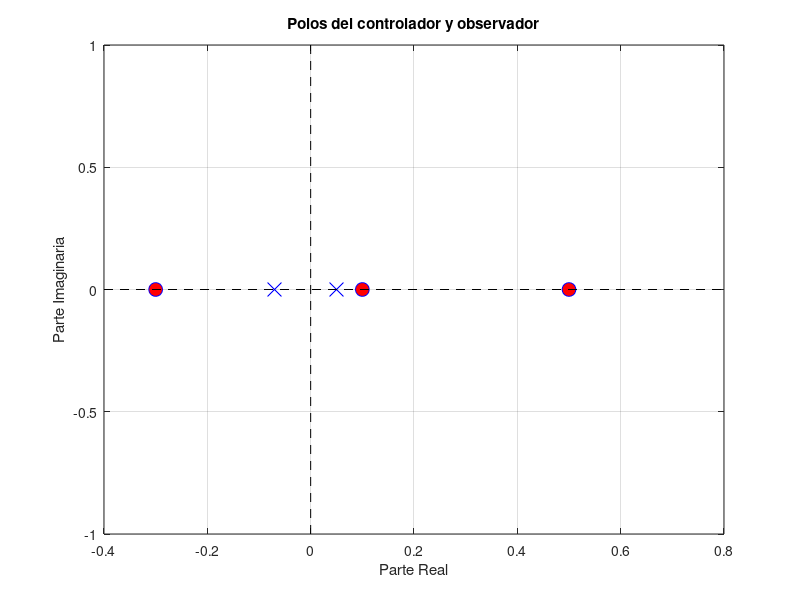

Recreate this plot in MATLAB.
clc
clear all
PolosControlador = [-0.3, 0.1, 0.5];
PolosObservadorMinimo = [0.05 -0.07]; %% NUEVOS POLOSSS
real_partControlador = real(PolosControlador);  % Parte real
imag_partControlador = imag(PolosControlador);  % Parte imaginaria
real_partObservador = real(PolosObservadorMinimo);  % Parte real
imag_partObservador = imag(PolosObservadorMinimo);  % Parte imaginaria

% Crear la gráfica en el plano complejo
figure;
plot(real_partControlador, imag_partControlador, 'bo', 'MarkerSize', 10, 'MarkerFaceColor', 'r');
hold on
plot(real_partObservador, imag_partObservador, 'bx', 'MarkerSize', 10, 'MarkerFaceColor', 'b');
grid on;
xlabel('Parte Real');
ylabel('Parte Imaginaria');
title('Polos del controlador y observador');

% Añadir líneas de referencia en los ejes
line(xlim, [0 0], 'Color', 'k', 'LineStyle', '--');  % Eje x
line([0 0], ylim, 'Color', 'k', 'LineStyle', '--');  % Eje y